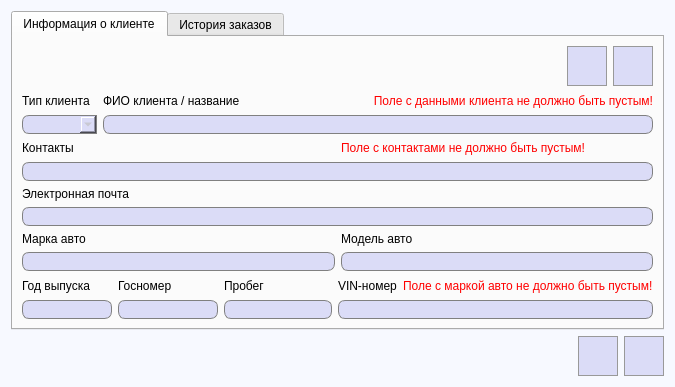
<?xml version="1.0" encoding="UTF-8"?>
<ui version="4.0">
 <class>ViewUpdateClient</class>
 <widget class="QDialog" name="ViewUpdateClient">
  <property name="geometry">
   <rect>
    <x>0</x>
    <y>0</y>
    <width>672</width>
    <height>387</height>
   </rect>
  </property>
  <property name="windowTitle">
   <string>Редактирование информации о клиенте</string>
  </property>
  <property name="styleSheet">
   <string notr="true">QDialog {
	background-color: #f7f9ff;
}</string>
  </property>
  <layout class="QGridLayout" name="gridLayout">
   <item row="1" column="2">
    <widget class="QPushButton" name="saveUpdatedInfo">
     <property name="enabled">
      <bool>false</bool>
     </property>
     <property name="minimumSize">
      <size>
       <width>40</width>
       <height>40</height>
      </size>
     </property>
     <property name="maximumSize">
      <size>
       <width>40</width>
       <height>40</height>
      </size>
     </property>
     <property name="styleSheet">
      <string notr="true">QPushButton {
	background-color: #dbdcf7;
	border: 1px solid #999999;
}

QPushButton:hover {
	background-color: #d5d6f0;
	border: 1px solid #acacac;
}

QPushButton:pressed {
	background-color: #cbcde6;
	border: 2px solid #999999;
}</string>
     </property>
     <property name="text">
      <string/>
     </property>
     <property name="icon">
      <iconset resource="images.qrc">
       <normaloff>:/images/save.png</normaloff>:/images/save.png</iconset>
     </property>
     <property name="iconSize">
      <size>
       <width>27</width>
       <height>27</height>
      </size>
     </property>
     <property name="autoDefault">
      <bool>false</bool>
     </property>
    </widget>
   </item>
   <item row="1" column="0">
    <spacer name="horizontalSpacer">
     <property name="orientation">
      <enum>Qt::Horizontal</enum>
     </property>
     <property name="sizeHint" stdset="0">
      <size>
       <width>40</width>
       <height>20</height>
      </size>
     </property>
    </spacer>
   </item>
   <item row="0" column="0" colspan="3">
    <widget class="QTabWidget" name="tabWidget">
     <property name="currentIndex">
      <number>0</number>
     </property>
     <widget class="QWidget" name="tab">
      <attribute name="title">
       <string>Информация о клиенте</string>
      </attribute>
      <layout class="QGridLayout" name="gridLayout_6">
       <item row="2" column="0" colspan="3">
        <layout class="QGridLayout" name="gridLayout_10">
         <item row="1" column="0" colspan="2">
          <widget class="QLineEdit" name="contacts">
           <property name="font">
            <font>
             <pointsize>10</pointsize>
            </font>
           </property>
           <property name="styleSheet">
            <string notr="true">QLineEdit {
	border: 1px solid gray;
    border-radius: 7px;
    background-color: #dbdcf7;
	padding-left: 3px;
}</string>
           </property>
           <property name="frame">
            <bool>true</bool>
           </property>
           <property name="readOnly">
            <bool>true</bool>
           </property>
          </widget>
         </item>
         <item row="0" column="0">
          <widget class="QLabel" name="label_22">
           <property name="font">
            <font>
             <pointsize>9</pointsize>
            </font>
           </property>
           <property name="text">
            <string>Контакты</string>
           </property>
          </widget>
         </item>
         <item row="0" column="1">
          <widget class="QLabel" name="contactsErrorLabel">
           <property name="font">
            <font>
             <pointsize>9</pointsize>
            </font>
           </property>
           <property name="styleSheet">
            <string notr="true">QLabel {
	color: red;
}</string>
           </property>
           <property name="text">
            <string>Поле с контактами не должно быть пустым!</string>
           </property>
          </widget>
         </item>
        </layout>
       </item>
       <item row="4" column="0" colspan="3">
        <layout class="QGridLayout" name="gridLayout_11">
         <item row="1" column="0">
          <widget class="QLineEdit" name="manufactureYear">
           <property name="minimumSize">
            <size>
             <width>90</width>
             <height>0</height>
            </size>
           </property>
           <property name="maximumSize">
            <size>
             <width>90</width>
             <height>16777215</height>
            </size>
           </property>
           <property name="font">
            <font>
             <pointsize>10</pointsize>
            </font>
           </property>
           <property name="styleSheet">
            <string notr="true">QLineEdit {
	border: 1px solid gray;
    border-radius: 7px;
    background-color: #dbdcf7;
	padding-left: 3px;
}</string>
           </property>
           <property name="frame">
            <bool>true</bool>
           </property>
           <property name="readOnly">
            <bool>true</bool>
           </property>
          </widget>
         </item>
         <item row="0" column="3">
          <widget class="QLabel" name="label_24">
           <property name="font">
            <font>
             <pointsize>9</pointsize>
            </font>
           </property>
           <property name="text">
            <string>VIN-номер</string>
           </property>
          </widget>
         </item>
         <item row="1" column="3" colspan="2">
          <widget class="QLineEdit" name="VINnumber">
           <property name="font">
            <font>
             <pointsize>10</pointsize>
            </font>
           </property>
           <property name="styleSheet">
            <string notr="true">QLineEdit {
	border: 1px solid gray;
    border-radius: 7px;
    background-color: #dbdcf7;
	padding-left: 3px;
}</string>
           </property>
           <property name="frame">
            <bool>true</bool>
           </property>
           <property name="readOnly">
            <bool>true</bool>
           </property>
          </widget>
         </item>
         <item row="0" column="4">
          <widget class="QLabel" name="autoErrorLabel">
           <property name="font">
            <font>
             <pointsize>9</pointsize>
            </font>
           </property>
           <property name="styleSheet">
            <string notr="true">QLabel {
	color: red;
}</string>
           </property>
           <property name="text">
            <string>Поле с маркой авто не должно быть пустым!</string>
           </property>
          </widget>
         </item>
         <item row="1" column="1">
          <widget class="QLineEdit" name="autoLicensePlate">
           <property name="minimumSize">
            <size>
             <width>100</width>
             <height>0</height>
            </size>
           </property>
           <property name="maximumSize">
            <size>
             <width>100</width>
             <height>16777215</height>
            </size>
           </property>
           <property name="font">
            <font>
             <pointsize>10</pointsize>
            </font>
           </property>
           <property name="styleSheet">
            <string notr="true">QLineEdit {
	border: 1px solid gray;
    border-radius: 7px;
    background-color: #dbdcf7;
	padding-left: 3px;
}</string>
           </property>
           <property name="frame">
            <bool>true</bool>
           </property>
           <property name="readOnly">
            <bool>true</bool>
           </property>
          </widget>
         </item>
         <item row="0" column="0">
          <widget class="QLabel" name="label_25">
           <property name="font">
            <font>
             <pointsize>9</pointsize>
            </font>
           </property>
           <property name="text">
            <string>Год выпуска</string>
           </property>
          </widget>
         </item>
         <item row="0" column="1">
          <widget class="QLabel" name="label_23">
           <property name="font">
            <font>
             <pointsize>9</pointsize>
            </font>
           </property>
           <property name="text">
            <string>Госномер</string>
           </property>
          </widget>
         </item>
         <item row="1" column="2">
          <widget class="QLineEdit" name="mileageLine">
           <property name="font">
            <font>
             <pointsize>10</pointsize>
            </font>
           </property>
           <property name="styleSheet">
            <string notr="true">QLineEdit {
	border: 1px solid gray;
    border-radius: 7px;
    background-color: #dbdcf7;
	padding-left: 3px;
}</string>
           </property>
          </widget>
         </item>
         <item row="0" column="2">
          <widget class="QLabel" name="label">
           <property name="font">
            <font>
             <pointsize>9</pointsize>
            </font>
           </property>
           <property name="text">
            <string>Пробег</string>
           </property>
          </widget>
         </item>
        </layout>
       </item>
       <item row="3" column="0" colspan="3">
        <layout class="QGridLayout" name="gridLayout_9">
         <item row="2" column="0">
          <widget class="QLabel" name="label_19">
           <property name="font">
            <font>
             <pointsize>9</pointsize>
            </font>
           </property>
           <property name="text">
            <string>Марка авто</string>
           </property>
          </widget>
         </item>
         <item row="2" column="1">
          <widget class="QLabel" name="label_20">
           <property name="font">
            <font>
             <pointsize>9</pointsize>
            </font>
           </property>
           <property name="text">
            <string>Модель авто</string>
           </property>
          </widget>
         </item>
         <item row="3" column="1">
          <widget class="QLineEdit" name="autoModel">
           <property name="minimumSize">
            <size>
             <width>0</width>
             <height>0</height>
            </size>
           </property>
           <property name="maximumSize">
            <size>
             <width>16777215</width>
             <height>16777215</height>
            </size>
           </property>
           <property name="font">
            <font>
             <pointsize>10</pointsize>
            </font>
           </property>
           <property name="styleSheet">
            <string notr="true">QLineEdit {
	border: 1px solid gray;
    border-radius: 7px;
    background-color: #dbdcf7;
	padding-left: 3px;
}</string>
           </property>
           <property name="frame">
            <bool>true</bool>
           </property>
           <property name="readOnly">
            <bool>true</bool>
           </property>
          </widget>
         </item>
         <item row="3" column="0">
          <widget class="QLineEdit" name="autoBrand">
           <property name="minimumSize">
            <size>
             <width>0</width>
             <height>0</height>
            </size>
           </property>
           <property name="maximumSize">
            <size>
             <width>16777215</width>
             <height>16777215</height>
            </size>
           </property>
           <property name="font">
            <font>
             <pointsize>10</pointsize>
            </font>
           </property>
           <property name="styleSheet">
            <string notr="true">QLineEdit {
	border: 1px solid gray;
    border-radius: 7px;
    background-color: #dbdcf7;
	padding-left: 3px;
}</string>
           </property>
           <property name="frame">
            <bool>true</bool>
           </property>
           <property name="readOnly">
            <bool>true</bool>
           </property>
          </widget>
         </item>
         <item row="0" column="0" colspan="2">
          <widget class="QLabel" name="label_21">
           <property name="font">
            <font>
             <pointsize>9</pointsize>
            </font>
           </property>
           <property name="text">
            <string>Электронная почта</string>
           </property>
          </widget>
         </item>
         <item row="1" column="0" colspan="2">
          <widget class="QLineEdit" name="email">
           <property name="font">
            <font>
             <pointsize>10</pointsize>
            </font>
           </property>
           <property name="styleSheet">
            <string notr="true">QLineEdit {
	border: 1px solid gray;
    border-radius: 7px;
    background-color: #dbdcf7;
	padding-left: 3px;
}</string>
           </property>
           <property name="readOnly">
            <bool>true</bool>
           </property>
          </widget>
         </item>
        </layout>
       </item>
       <item row="0" column="1">
        <widget class="QPushButton" name="createOrderByClientButton">
         <property name="enabled">
          <bool>false</bool>
         </property>
         <property name="minimumSize">
          <size>
           <width>40</width>
           <height>40</height>
          </size>
         </property>
         <property name="maximumSize">
          <size>
           <width>40</width>
           <height>40</height>
          </size>
         </property>
         <property name="styleSheet">
          <string notr="true">QPushButton {
	background-color: #dbdcf7;
	border: 1px solid #999999;
}

QPushButton:hover {
	background-color: #d5d6f0;
	border: 1px solid #acacac;
}

QPushButton:pressed {
	background-color: #cbcde6;
	border: 2px solid #999999;
}</string>
         </property>
         <property name="text">
          <string/>
         </property>
         <property name="icon">
          <iconset resource="images.qrc">
           <normaloff>:/images/addOrder.png</normaloff>:/images/addOrder.png</iconset>
         </property>
         <property name="iconSize">
          <size>
           <width>35</width>
           <height>35</height>
          </size>
         </property>
         <property name="autoDefault">
          <bool>false</bool>
         </property>
        </widget>
       </item>
       <item row="0" column="2">
        <widget class="QPushButton" name="updateInfoButton">
         <property name="enabled">
          <bool>false</bool>
         </property>
         <property name="minimumSize">
          <size>
           <width>40</width>
           <height>40</height>
          </size>
         </property>
         <property name="toolTip">
          <string>Редактировать информацию</string>
         </property>
         <property name="styleSheet">
          <string notr="true">QPushButton {
	background-color: #dbdcf7;
	border: 1px solid #999999;
}

QPushButton:hover {
	background-color: #d5d6f0;
	border: 1px solid #acacac;
}

QPushButton:pressed {
	background-color: #cbcde6;
	border: 2px solid #999999;
}</string>
         </property>
         <property name="text">
          <string/>
         </property>
         <property name="icon">
          <iconset resource="images.qrc">
           <normaloff>:/images/edit.png</normaloff>:/images/edit.png</iconset>
         </property>
         <property name="iconSize">
          <size>
           <width>32</width>
           <height>32</height>
          </size>
         </property>
         <property name="autoExclusive">
          <bool>true</bool>
         </property>
         <property name="autoDefault">
          <bool>false</bool>
         </property>
        </widget>
       </item>
       <item row="1" column="0" colspan="3">
        <layout class="QGridLayout" name="gridLayout_12">
         <item row="0" column="0">
          <widget class="QLabel" name="label_26">
           <property name="font">
            <font>
             <pointsize>9</pointsize>
            </font>
           </property>
           <property name="text">
            <string>Тип клиента</string>
           </property>
          </widget>
         </item>
         <item row="1" column="1" colspan="3">
          <widget class="QLineEdit" name="clientFMLname">
           <property name="minimumSize">
            <size>
             <width>550</width>
             <height>0</height>
            </size>
           </property>
           <property name="font">
            <font>
             <pointsize>10</pointsize>
            </font>
           </property>
           <property name="styleSheet">
            <string notr="true">QLineEdit {
	border: 1px solid gray;
    border-radius: 7px;
    background-color: #dbdcf7;
	padding-left: 3px;
}</string>
           </property>
           <property name="frame">
            <bool>true</bool>
           </property>
           <property name="readOnly">
            <bool>true</bool>
           </property>
          </widget>
         </item>
         <item row="1" column="0">
          <widget class="QComboBox" name="clientTypeComboBox">
           <property name="enabled">
            <bool>false</bool>
           </property>
           <property name="font">
            <font>
             <pointsize>10</pointsize>
            </font>
           </property>
           <property name="styleSheet">
            <string notr="true">QComboBox {
	border: 1px solid gray;
    border-top-left-radius: 7px;
	border-bottom-left-radius: 7px;
    background-color: #dbdcf7;
	padding-left: 6px;
}</string>
           </property>
           <property name="editable">
            <bool>false</bool>
           </property>
          </widget>
         </item>
         <item row="0" column="1">
          <widget class="QLabel" name="label_27">
           <property name="font">
            <font>
             <pointsize>9</pointsize>
            </font>
           </property>
           <property name="text">
            <string>ФИО клиента / название</string>
           </property>
          </widget>
         </item>
         <item row="0" column="2" colspan="2">
          <widget class="QLabel" name="nameErrorLabel">
           <property name="font">
            <font>
             <pointsize>9</pointsize>
            </font>
           </property>
           <property name="styleSheet">
            <string notr="true">QLabel {
	color: red;
}</string>
           </property>
           <property name="text">
            <string>Поле с данными клиента не должно быть пустым!</string>
           </property>
           <property name="alignment">
            <set>Qt::AlignRight|Qt::AlignTrailing|Qt::AlignVCenter</set>
           </property>
          </widget>
         </item>
        </layout>
       </item>
       <item row="0" column="0">
        <spacer name="horizontalSpacer_5">
         <property name="orientation">
          <enum>Qt::Horizontal</enum>
         </property>
         <property name="sizeHint" stdset="0">
          <size>
           <width>784</width>
           <height>20</height>
          </size>
         </property>
        </spacer>
       </item>
      </layout>
     </widget>
     <widget class="QWidget" name="tab_2">
      <attribute name="title">
       <string>История заказов</string>
      </attribute>
      <layout class="QGridLayout" name="gridLayout_7">
       <item row="0" column="0">
        <widget class="QTableView" name="tableView">
         <property name="verticalScrollMode">
          <enum>QAbstractItemView::ScrollPerPixel</enum>
         </property>
         <property name="horizontalScrollMode">
          <enum>QAbstractItemView::ScrollPerPixel</enum>
         </property>
        </widget>
       </item>
      </layout>
     </widget>
    </widget>
   </item>
   <item row="1" column="1">
    <widget class="QPushButton" name="deleteClientButton">
     <property name="enabled">
      <bool>false</bool>
     </property>
     <property name="minimumSize">
      <size>
       <width>40</width>
       <height>40</height>
      </size>
     </property>
     <property name="maximumSize">
      <size>
       <width>40</width>
       <height>40</height>
      </size>
     </property>
     <property name="styleSheet">
      <string notr="true">QPushButton {
	background-color: #dbdcf7;
	border: 1px solid #999999;
}

QPushButton:hover {
	background-color: #d5d6f0;
	border: 1px solid #acacac;
}

QPushButton:pressed {
	background-color: #cbcde6;
	border: 2px solid #999999;
}</string>
     </property>
     <property name="text">
      <string/>
     </property>
     <property name="icon">
      <iconset resource="images.qrc">
       <normaloff>:/images/clearList.png</normaloff>:/images/clearList.png</iconset>
     </property>
     <property name="iconSize">
      <size>
       <width>50</width>
       <height>50</height>
      </size>
     </property>
    </widget>
   </item>
  </layout>
 </widget>
 <tabstops>
  <tabstop>createOrderByClientButton</tabstop>
  <tabstop>updateInfoButton</tabstop>
  <tabstop>clientTypeComboBox</tabstop>
  <tabstop>clientFMLname</tabstop>
  <tabstop>contacts</tabstop>
  <tabstop>email</tabstop>
  <tabstop>autoBrand</tabstop>
  <tabstop>autoModel</tabstop>
  <tabstop>manufactureYear</tabstop>
  <tabstop>autoLicensePlate</tabstop>
  <tabstop>mileageLine</tabstop>
  <tabstop>VINnumber</tabstop>
  <tabstop>tableView</tabstop>
  <tabstop>tabWidget</tabstop>
  <tabstop>saveUpdatedInfo</tabstop>
 </tabstops>
 <resources>
  <include location="images.qrc"/>
 </resources>
 <connections/>
</ui>
